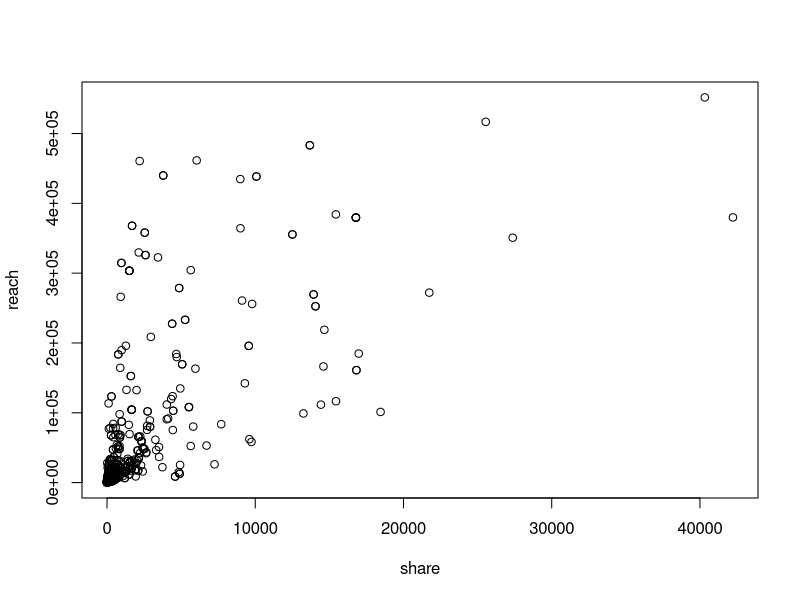

Write R code to recreate this figure.
mydata = read.table("getdata.txt")

reach = mydata[,1]
share = mydata[,4]
#num_of_sample = length(reach)

mean_reach = mean(reach)
sd_reach = sd(reach)
list = c()

for(i in 1:1114){
    if(!is.na(mean_reach) && !is.na(sd_reach) && !is.na(reach[i]) && ((reach[i] - mean_reach) >= (sd_reach))){
        list = c(list, -i)
    }
}
reach = reach[list]
share = share[list]
length(reach)
plot(share,reach)